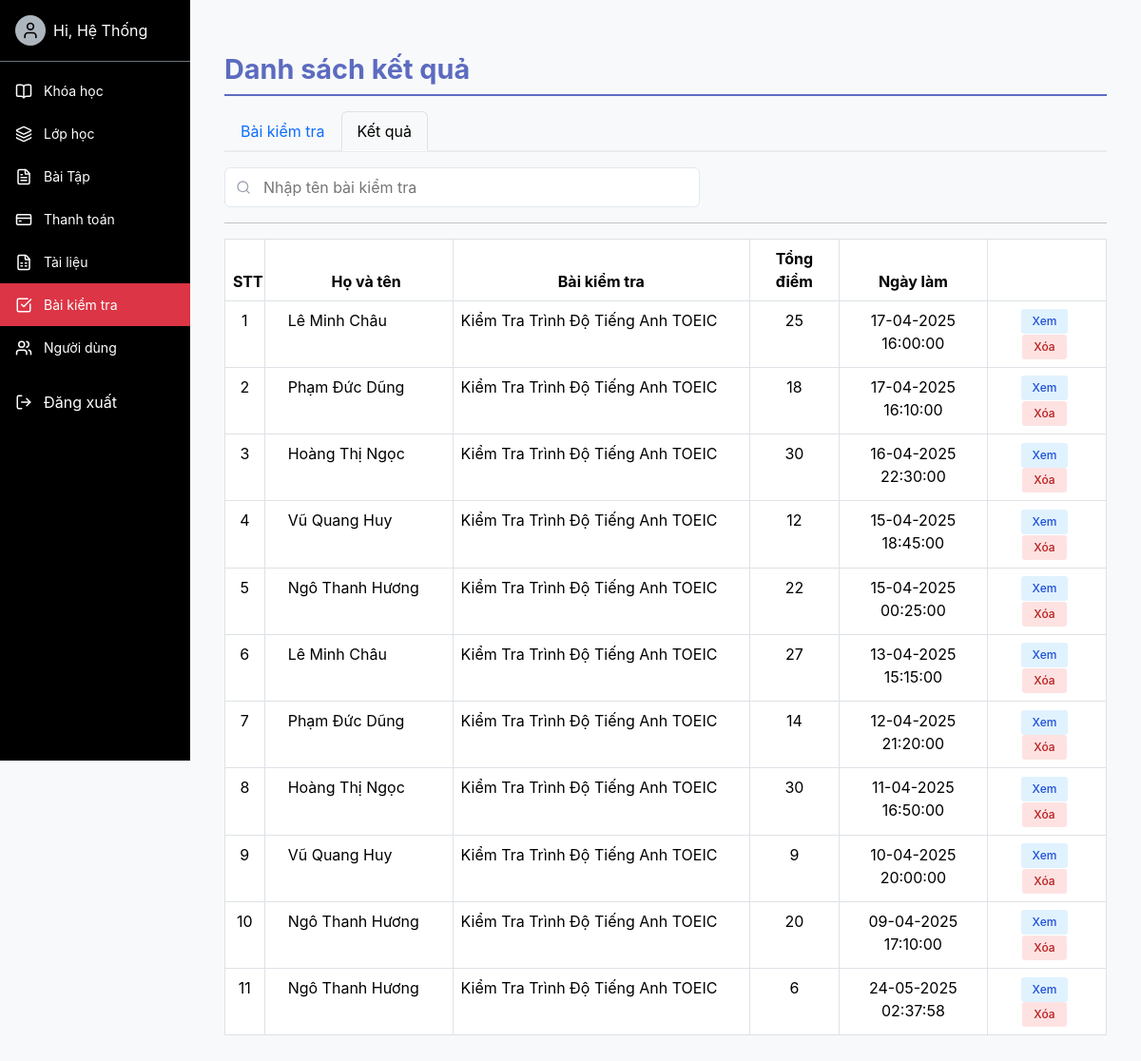
The app's page /test_admin/results/ (signed in) with its own data.
### english/models.py (models this page shows)
class TEST(models.Model):
    test_id = models.AutoField(primary_key=True)
    test_name = models.CharField(max_length=255)
    test_description = models.TextField(null=True, blank=True)
    duration = models.PositiveIntegerField(default=30)
    class Meta:
        db_table = 'TEST'

class RESULT(models.Model):
    result_id = models.AutoField(primary_key=True)
    score = models.IntegerField()
    total_questions = models.IntegerField()
    test = models.ForeignKey(TEST, on_delete=models.CASCADE)
    acc = models.ForeignKey(User, on_delete=models.CASCADE)
    create_at = models.DateTimeField(default=datetime.datetime.now)
    user_answer = models.JSONField(null=True, blank=True)
    class Meta:
        db_table = 'RESULT'

### test_admin/views.py (the view)
# urls.py: path('results/', views.list_result_view, name='results'),
@login_required
@user_passes_test(is_staff)
def list_result_view(request):
    query = request.GET.get('q', '').strip()
    results = RESULT.objects.select_related('test', 'acc')
    if query:
        results = results.filter(
            acc__first_name__icontains=query
        ) | results.filter(
            acc__last_name__icontains=query
        )
    data = []
    for index, result in enumerate(results, start=1):
        data.append({
            'stt': index,
            'id': result.result_id,
            'score': result.score,
            'total_questions': result.total_questions,
            'create_at': result.create_at,
            'test_name': result.test.test_name,
            'full_name': f"{result.acc.last_name} {result.acc.first_name}",
        })
    context = {
            'test_results': data,
            'page_title': 'Bài kiểm tra',
            'section_title': 'Kết quả',
            'query': query
        }
    return render(request, 'test_results.html', context)

### english/views.py (called while the page is built)
def is_staff(user):
    return user.groups.filter(name__in=['Admin', 'Teacher']).exists()

### test_admin/templates/test_results.html (shortened to what this page needs)
{% extends 'base-admin.html' %}
{% load static %}
{% block content %}
<div class="container">
    <h2 class="custom-title">Danh sách kết quả</h2>
    <ul class="nav nav-tabs mb-3">
        <li class="nav-item">
            <a href="{% url 'admin_test_list' %}" class="nav-link" role="tab">Bài kiểm tra</a>
        </li>
        <li class="nav-item">
            <a href="{% url 'results' %}" class="nav-link active" role="tab" style="background-color: #f8f9fa">Kết quả</a>
        </li>
    </ul>
    <form method="GET" style="position: relative; max-width: 500px; width: 100%; margin-bottom: 1rem;">
      <input type="text" name="q" placeholder="Nhập tên bài kiểm tra"
             value="{{ query }}"
             style="width: 100%; padding: 0.5rem 1rem 0.5rem 2.5rem; border: 1px solid #e2e8f0; border-radius: 0.375rem;">
    </form>
    <hr>
    <div class="table-responsive">
        <table class="table table-bordered table-hover">
            <thead>
                <tr>
                    <th>STT</th>
                    <th>Họ và tên</th>
                    <th>Bài kiểm tra</th>
                    <th>Tổng điểm</th>
                    <th>Ngày làm</th>
                    <th></th>
                </tr>
            </thead>
            <tbody>
                {% for result in test_results %}
                <tr>
                    <td>{{ result.stt }}</td>
                    <td>{{ result.full_name }}</td>
                    <td>{{ result.test_name }}</td>
                    <td>{{ result.score }}</td>
                    <td>{{ result.create_at|date:"d-m-Y H:i:s" }}</td>
                    <td class="actions">
                        <a href="{% url 'result_detail' result.id %}" class="btn btn-primary">Xem</a>
                      <form method="post"
                          action="{% url 'result_delete' result.id %}"
                          style="display:inline;"
                          onsubmit="return confirm('Bạn có chắc chắn muốn xóa kết quả của {{ result.full_name }}?');">
                        <button type="submit" class="btn btn-danger">Xóa</button>
                    </form>
                    </td>
                </tr>
                {% endfor %}
            </tbody>
        </table>
    </div>
</div>
{% endblock %}

### english/templates/base-admin.html (shortened to what this page needs)
<!DOCTYPE html>
{% load static %}
<html lang="vi">
<head>
  <link href="https://cdn.jsdelivr.net/npm/bootstrap@5.3.2/dist/css/bootstrap.min.css" rel="stylesheet">
  <link href="{% static 'css/base-admin.css' %}" rel="stylesheet">
</head>
<body>
  <div class="d-flex" style="min-height: 100vh;">
    <div class="sidebar">
      <div class="d-flex align-items-center gap-2 p-3 border-bottom border-secondary">
        <div class="avatar">
          {% if request.user.is_authenticated %}
            <i data-lucide="user" style="width: 20px; height: 20px; color: black;"></i>
          {% endif %}
        </div>
       <a style="cursor: pointer; text-decoration: none; color: white;" href="{% url 'course' %}"> <span>Hi, {{ request.user.first_name }}</span> </a>
      </div>
      <nav class="mt-2">
        {% if request.user.is_superuser %}
        <div class="sidebar-item {% if request.resolver_match.url_name in 'admin_ql_khoahoc admin_xemkhoahoc add_lesson_detail admin_themkhoahoc view_lesson_detail' %}active{% endif %}">
          <i data-lucide="book-open" style="width: 18px; height: 18px;"></i>
          <a href="{% url 'admin_ql_khoahoc' %}">Khóa học</a>
        </div>
        {% endif %}
        <div class="sidebar-item {% if request.resolver_match.url_name in 'class_list add_class update_rollcall class_detail class_exercise class_rollcall exercise_detail' %}active{% endif %}">
          <i data-lucide="layers" style="width: 18px; height: 18px;"></i>
          <a href="{% url 'class_list' %}">Lớp học</a>
        </div>
        <div class="sidebar-item {% if request.resolver_match.url_name in 'admin_ql_baitap them_baitap xem_baitap sua_baitap sua_baitap_xem' %}active{% endif %}">
          <i data-lucide="file-text" style="width: 18px; height: 18px;"></i>
          <a href="{% url 'admin_ql_baitap' %}">Bài Tập</a>
        </div>
        {% if request.user.is_superuser %}
        <div class="sidebar-item {% if request.resolver_match.url_name in 'payment_detail payment_list add_payment' %}active{% endif %}">
          <i data-lucide="credit-card" style="width: 18px; height: 18px;"></i>
          <a href="{% url 'payment_list' %}">Thanh toán</a>
        </div>
        {% endif %}
        <div class="sidebar-item {% if request.resolver_match.url_name in 'document_list add_document document_detail_edit' %}active{% endif %}">
          <i data-lucide="file-spreadsheet" style="width: 18px; height: 18px;"></i>
          <a href="{% url 'document_list' %}">Tài liệu</a>
        </div>
        <div class="sidebar-item {% if request.resolver_match.url_name in 'admin_test_list admin_test_add results admin_test_details result_detail result_delete test_delete test_edit' %}active{% endif %}">
          <i data-lucide="check-square" style="width: 18px; height: 18px;"></i>
          <a href="{% url 'admin_test_list' %}">Bài kiểm tra</a>
        </div>
        {% if request.user.is_superuser %}
        <div class="sidebar-item {% if request.resolver_match.url_name in 'user_list user_edit user_detail user_create user_delete' %}active{% endif %}">
          <i data-lucide="users" style="width: 18px; height: 18px;"></i>
          <a href="{% url 'user_list' %}">Người dùng</a>
        </div>
        {% endif %}
      </nav>
      <form action="{% url 'logout' %}" method="post" style="display: inline;">
        <div class="mt-auto" style="margin-top: auto; border-top: 1px solid rgba(0,0,0,.125); padding-top: 10px;">
          <div class="sidebar-item">
            <button type="submit" class="sidebar-item" style="background: none; border: none; color: inherit; padding: 0; font: inherit; cursor: pointer;">
              <i data-lucide="log-out" style="width: 18px; height: 18px;"></i>
              Đăng xuất
            </button>
          </div>
        </div>
      </form>
    </div>
    <div class="main-content flex-grow-1">
      {% block content %}{% endblock %}
    </div>
  </div>
</body>
</html>

### english/static/css/base-admin.css (style rules this page uses)
body { width: 100%; min-height: 100vh; overflow-x: hidden; margin:0; width: 100%; }
.sidebar { width: 200px; background-color: #000; color: white; height: 100vh; position: fixed; margin:0; z-index:1000; }
.sidebar-item { display: flex; align-items: center; gap: 12px; padding: 12px 16px; cursor: pointer; color: white; text-decoration: none; }
.sidebar-item.active { background-color: #dc3545; }
.sidebar-item span, .sidebar-item a { font-size: 14px; color: white; text-decoration: none; }
.main-content { margin-left: 200px; padding: 24px; }
.avatar { width: 32px; height: 32px; border-radius: 50%; background-color: #adb5bd; display: flex; align-items: center; justify-content: center; }

### test_admin/templates/test_results.html (style rules this page uses)
body { margin: 0; font-family: -apple-system, BlinkMacSystemFont, 'Segoe UI', Roboto, 'Helvetica Neue', Arial, sans-serif; background-color: #f8f9fa; }
.container { max-width: 100%; margin-right: 0.5; margin-left: 0; }
h2 { font-size: 1.5rem; font-weight: 600; margin-bottom: 1rem; }
.custom-title { font-size: 1.8rem; font-weight: 700; color: #5c6bc0; border-bottom: 2px solid; margin: 1.5rem 0 1rem; padding: 8px 0; }
.nav-tabs { border-bottom: 2px solid #e9ecef; }
.nav-tabs .nav-link { margin-bottom: calc(-1 * var(--bs-nav-tabs-border-width)); border: var(--bs-nav-tabs-border-width) solid transparent; border-top-left-radius: var(--bs-nav-tabs-border-radius); border-top-right-radius: var(--bs-nav-tabs-border-radius); }
.nav-tabs .nav-link.active { color: var(--bs-nav-tabs-link-active-color); background-color: var(--bs-nav-tabs-link-active-bg); border-color: var(--bs-nav-tabs-link-active-border-color); }
.btn-danger { background-color: #dc3545; border-color: #dc3545; display: flex; align-items: center; gap: 0.25rem; padding: 0.5rem 1rem; font-weight: 500; }
.table { table-layout: fixed; width: 100%; }
.table thead th { text-align: center; }
.table thead th, .table tbody td { text-align: center; }
.table th:nth-child(1), .table td:nth-child(1) { width: 4%; }
.table th:nth-child(2), .table td:nth-child(2) { width: 19%; padding-left: 1.5rem; }
.table th:nth-child(3), .table td:nth-child(3) { width: 30%; }
.table td:nth-child(2) , .table td:nth-child(3) { text-align: left; }
.table th:nth-child(4), .table td:nth-child(4) { width: 9%; }
.table th:nth-child(5), .table td:nth-child(5) { width: 15%; }
.table th:nth-child(6), .table td:nth-child(6) { width: 12%; }
.table tbody tr:nth-child(even) { background-color: #f8f9fa; }
.btn-primary, .btn-warning, .btn-danger { padding: 0.25rem 0.75rem; font-size: 0.75rem; border-radius: 3px; margin-right: 5px; display: inline-block; }
.btn-primary { background-color: #e0f2fe; border: none; color: #1d4ed8; font-weight: 500; }
td .btn-danger { background-color: #fee2e2; border: none; color: #b91c1c; font-weight: 500; }

### records on screen
TEST: test_name "Kiểm Tra Trình Độ Tiếng Anh TOEIC" "Kiểm Tra Trình Độ Tiếng Anh TOEIC" "Kiểm Tra Trình Độ Tiếng Anh TOEIC" "Kiểm Tra Trình Độ Tiếng Anh TOEIC" "Kiểm Tra Trình Độ Tiếng Anh TOEIC" "Kiểm Tra Trình Độ Tiếng Anh TOEIC" "Kiểm Tra Trình Độ Tiếng Anh TOEIC" "Kiểm Tra Trình Độ Tiếng Anh TOEIC" "Kiểm Tra Trình Độ Tiếng Anh TOEIC" "Kiểm Tra Trình Độ Tiếng Anh TOEIC" "Kiểm Tra Trình Độ Tiếng Anh TOEIC"
RESULT: create_at "17-04-2025 16:00:00"
RESULT: create_at "17-04-2025 16:10:00"
RESULT: create_at "16-04-2025 22:30:00"
RESULT: create_at "15-04-2025 18:45:00"
RESULT: create_at "15-04-2025 00:25:00"
RESULT: create_at "13-04-2025 15:15:00"
RESULT: create_at "12-04-2025 21:20:00"
RESULT: create_at "11-04-2025 16:50:00"
RESULT: create_at "10-04-2025 20:00:00"
RESULT: create_at "09-04-2025 17:10:00"
RESULT: create_at "24-05-2025 02:37:58"

### other values on screen
{{ request.user.first_name }} "Hệ Thống"
{{ result.stt }} "1" "2" "3" "4" "5" "6" "7" "8" "9" "10" "11"
{{ result.full_name }} "Lê Minh Châu" "Phạm Đức Dũng" "Hoàng Thị Ngọc" "Vũ Quang Huy" "Ngô Thanh Hương" "Lê Minh Châu" "Phạm Đức Dũng" "Hoàng Thị Ngọc" "Vũ Quang Huy" "Ngô Thanh Hương" "Ngô Thanh Hương"
{{ result.score }} "25" "18" "30" "12" "22" "27" "14" "30" "9" "20" "6"
